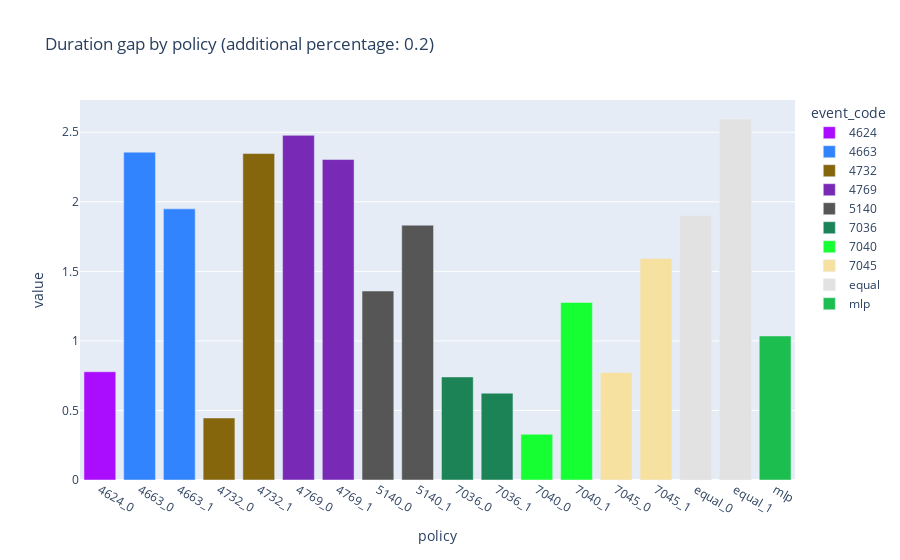
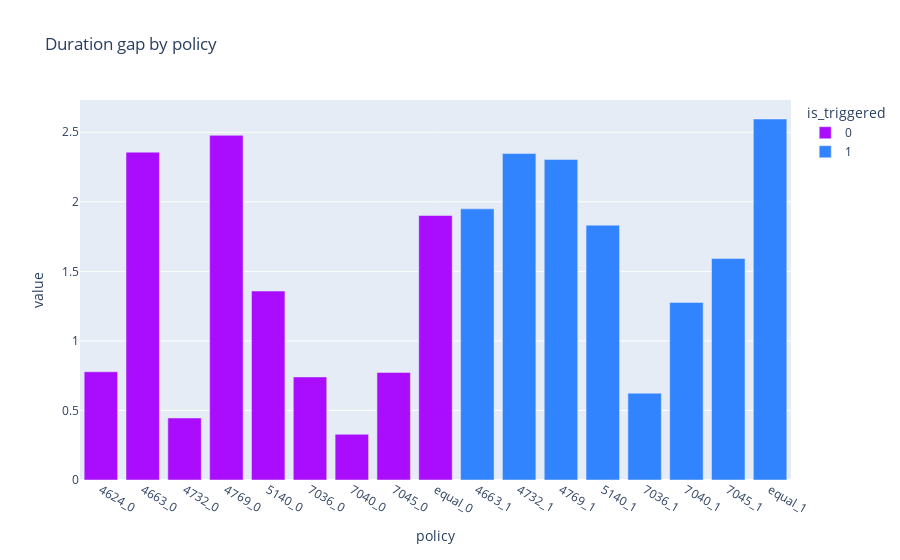

Notebook code for these charts, in order:
### Code cell
for additional_percentage in [0.2]:
    df = pd.read_csv(f'/home/shouei/GreenSecurity-FirstExperiment/SplunkResearch/experiments_____/processed_tesnorboard/duration_gap.csv')
    df = df[df['additional_percentage'] == additional_percentage]
    # df.loc[df['policy'] == 'mlp','policy'] = df.loc[df['policy'] == 'mlp','reward_calculator_version'].apply(lambda x: f"{x}_agent")
    df = df.drop(columns=['run_name']).groupby('policy').mean().reset_index()
    df[['event_code', 'is_triggered']] = np.zeros((len(df), 2))
    df[['event_code', 'is_triggered']] = df['policy'].str.split('_', expand=True)
    bar_fig = px.bar(df, x='policy', y='value', title=f'Duration gap by policy (additional percentage: {additional_percentage})', color='event_code', color_discrete_sequence=px.colors.qualitative.Alphabet)
    bar_fig.show()
    bar_fig = px.bar(df, x='policy', y='value', title='Duration gap by policy', color='is_triggered', color_discrete_sequence=px.colors.qualitative.Alphabet)
    bar_fig.show()

### Figure 1 — Plotly figure (JSON) as saved in the notebook; plotly's stock layout.template omitted (floating-point values rounded to 4 significant figures)
{"data": [{"alignmentgroup": "True", "hovertemplate": "event_code=4624<br>policy=%{x}<br>value=%{y}<extra></extra>", "legendgroup": "4624", "marker": {"color": "#AA0DFE", "pattern": {"shape": ""}}, "name": "4624", "offsetgroup": "4624", "orientation": "v", "showlegend": true, "textposition": "auto", "type": "bar", "x": ["4624_0"], "xaxis": "x", "y": [0.7782], "yaxis": "y"}, {"alignmentgroup": "True", "hovertemplate": "event_code=4663<br>policy=%{x}<br>value=%{y}<extra></extra>", "legendgroup": "4663", "marker": {"color": "#3283FE", "pattern": {"shape": ""}}, "name": "4663", "offsetgroup": "4663", "orientation": "v", "showlegend": true, "textposition": "auto", "type": "bar", "x": ["4663_0", "4663_1"], "xaxis": "x", "y": [2.357, 1.949], "yaxis": "y"}, {"alignmentgroup": "True", "hovertemplate": "event_code=4732<br>policy=%{x}<br>value=%{y}<extra></extra>", "legendgroup": "4732", "marker": {"color": "#85660D", "pattern": {"shape": ""}}, "name": "4732", "offsetgroup": "4732", "orientation": "v", "showlegend": true, "textposition": "auto", "type": "bar", "x": ["4732_0", "4732_1"], "xaxis": "x", "y": [0.4459, 2.347], "yaxis": "y"}, {"alignmentgroup": "True", "hovertemplate": "event_code=4769<br>policy=%{x}<br>value=%{y}<extra></extra>", "legendgroup": "4769", "marker": {"color": "#782AB6", "pattern": {"shape": ""}}, "name": "4769", "offsetgroup": "4769", "orientation": "v", "showlegend": true, "textposition": "auto", "type": "bar", "x": ["4769_0", "4769_1"], "xaxis": "x", "y": [2.478, 2.304], "yaxis": "y"}, {"alignmentgroup": "True", "hovertemplate": "event_code=5140<br>policy=%{x}<br>value=%{y}<extra></extra>", "legendgroup": "5140", "marker": {"color": "#565656", "pattern": {"shape": ""}}, "name": "5140", "offsetgroup": "5140", "orientation": "v", "showlegend": true, "textposition": "auto", "type": "bar", "x": ["5140_0", "5140_1"], "xaxis": "x", "y": [1.359, 1.832], "yaxis": "y"}, {"alignmentgroup": "True", "hovertemplate": "event_code=7036<br>policy=%{x}<br>value=%{y}<extra></extra>", "legendgroup": "7036", "marker": {"color": "#1C8356", "pattern": {"shape": ""}}, "name": "7036", "offsetgroup": "7036", "orientation": "v", "showlegend": true, "textposition": "auto", "type": "bar", "x": ["7036_0", "7036_1"], "xaxis": "x", "y": [0.741, 0.624], "yaxis": "y"}, {"alignmentgroup": "True", "hovertemplate": "event_code=7040<br>policy=%{x}<br>value=%{y}<extra></extra>", "legendgroup": "7040", "marker": {"color": "#16FF32", "pattern": {"shape": ""}}, "name": "7040", "offsetgroup": "7040", "orientation": "v", "showlegend": true, "textposition": "auto", "type": "bar", "x": ["7040_0", "7040_1"], "xaxis": "x", "y": [0.3287, 1.276], "yaxis": "y"}, {"alignmentgroup": "True", "hovertemplate": "event_code=7045<br>policy=%{x}<br>value=%{y}<extra></extra>", "legendgroup": "7045", "marker": {"color": "#F7E1A0", "pattern": {"shape": ""}}, "name": "7045", "offsetgroup": "7045", "orientation": "v", "showlegend": true, "textposition": "auto", "type": "bar", "x": ["7045_0", "7045_1"], "xaxis": "x", "y": [0.773, 1.592], "yaxis": "y"}, {"alignmentgroup": "True", "hovertemplate": "event_code=equal<br>policy=%{x}<br>value=%{y}<extra></extra>", "legendgroup": "equal", "marker": {"color": "#E2E2E2", "pattern": {"shape": ""}}, "name": "equal", "offsetgroup": "equal", "orientation": "v", "showlegend": true, "textposition": "auto", "type": "bar", "x": ["equal_0", "equal_1"], "xaxis": "x", "y": [1.902, 2.595], "yaxis": "y"}, {"alignmentgroup": "True", "hovertemplate": "event_code=mlp<br>policy=%{x}<br>value=%{y}<extra></extra>", "legendgroup": "mlp", "marker": {"color": "#1CBE4F", "pattern": {"shape": ""}}, "name": "mlp", "offsetgroup": "mlp", "orientation": "v", "showlegend": true, "textposition": "auto", "type": "bar", "x": ["mlp"], "xaxis": "x", "y": [1.036], "yaxis": "y"}], "layout": {"barmode": "relative", "legend": {"title": {"text": "event_code"}, "tracegroupgap": 0}, "title": {"text": "Duration gap by policy (additional percentage: 0.2)"}, "xaxis": {"anchor": "y", "domain": [0, 1], "title": {"text": "policy"}}, "yaxis": {"anchor": "x", "domain": [0, 1], "title": {"text": "value"}}}}

### Figure 2 — Plotly figure (JSON) as saved in the notebook; plotly's stock layout.template omitted (floating-point values rounded to 4 significant figures)
{"data": [{"alignmentgroup": "True", "hovertemplate": "is_triggered=0<br>policy=%{x}<br>value=%{y}<extra></extra>", "legendgroup": "0", "marker": {"color": "#AA0DFE", "pattern": {"shape": ""}}, "name": "0", "offsetgroup": "0", "orientation": "v", "showlegend": true, "textposition": "auto", "type": "bar", "x": ["4624_0", "4663_0", "4732_0", "4769_0", "5140_0", "7036_0", "7040_0", "7045_0", "equal_0"], "xaxis": "x", "y": [0.7782, 2.357, 0.4459, 2.478, 1.359, 0.741, 0.3287, 0.773, 1.902], "yaxis": "y"}, {"alignmentgroup": "True", "hovertemplate": "is_triggered=1<br>policy=%{x}<br>value=%{y}<extra></extra>", "legendgroup": "1", "marker": {"color": "#3283FE", "pattern": {"shape": ""}}, "name": "1", "offsetgroup": "1", "orientation": "v", "showlegend": true, "textposition": "auto", "type": "bar", "x": ["4663_1", "4732_1", "4769_1", "5140_1", "7036_1", "7040_1", "7045_1", "equal_1"], "xaxis": "x", "y": [1.949, 2.347, 2.304, 1.832, 0.624, 1.276, 1.592, 2.595], "yaxis": "y"}], "layout": {"barmode": "relative", "legend": {"title": {"text": "is_triggered"}, "tracegroupgap": 0}, "title": {"text": "Duration gap by policy"}, "xaxis": {"anchor": "y", "domain": [0, 1], "title": {"text": "policy"}}, "yaxis": {"anchor": "x", "domain": [0, 1], "title": {"text": "value"}}}}
